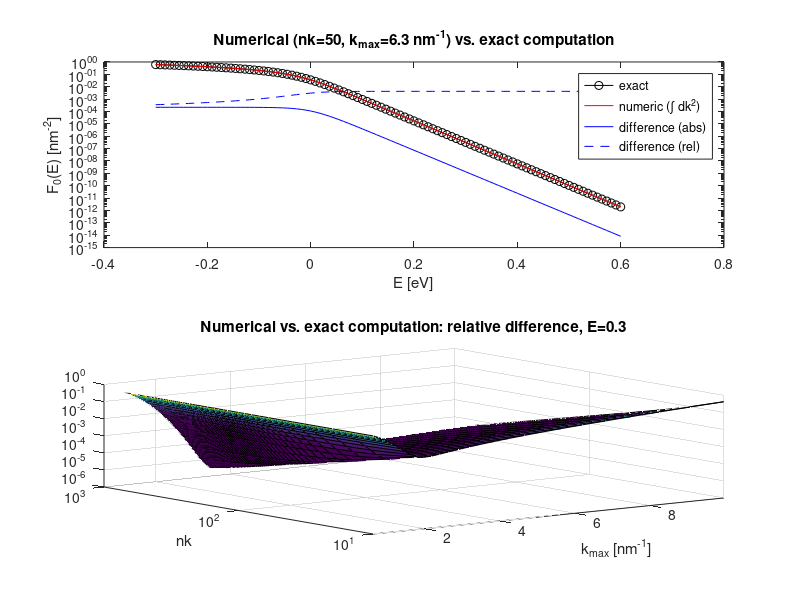

Here is the MATLAB script that generated this plot:
% compare numerical integration, exact result
% 2D parabolic band structure hbar^2 k^2 / 2m

SIhbar = 1.06E-34;       % Planck constant (h/2pi)
SIm0   = 9.1E-31;        % Bare electron mass
SIec   = 1.60E-19;       % Elementary charge

% units: nm - s - eV - ec
hbar = SIhbar / SIec;
m    = SIm0  *1e-18 / SIec; % 1 kg = 1e-18/SIec eV s^2 nm^-2
EF   = 0.0;
kT   = 0.025;

nE = 100;
E = linspace(-0.3,0.6,nE);

nk   = 50;
k_BZ = 2*pi/5e-10 * 1e-9;
kmax = 0.5*k_BZ;
%kmax = 3.0;

% analytical result
F0 = m*kT/(2*pi*hbar^2) * log(1+exp((EF-E)/kT));

% numerical result - 2D k-integration
k = linspace(0,kmax,nk);
numeric = zeros(1,nE);
for i=1:nk
    if i==1
        dk = (k(i+1)-k(i)) / 2;
    else if i==nk
        dk = (k(i)-k(i-1)) / 2;
        else
        dk = (k(i+1)-k(i-1)) / 2;
        end
    end
    dk = 2*pi * k(i) * dk / (4*pi^2);
    Ek = hbar^2*k(i)^2 / (2*m); 
    tmp = 1.0 ./ (1+exp((E + Ek - EF)/kT));
    numeric(1,:)  = numeric(1,:) + tmp *dk;
end
figure(3);
subplot(2,1,1);
semilogy(E,F0,'k-o',E,numeric,'r',E,abs(F0-numeric),'b',E,abs(F0-numeric)./F0,'b--');
legend('exact', 'numeric (\int dk^2)','difference (abs)', 'difference (rel)');
xlabel('E [eV]'); ylabel('F_0(E) [nm^{-2}]');
titlestring = sprintf('Numerical (nk=%.0f, k_{max}=%.1f nm^{-1}) vs. exact computation',nk,kmax);
title(titlestring);



Efix = 0.3;
% dependence on kmax
Nkmax = 30;
kmax_scaling = zeros(Nkmax,1);
scale = 1.1;
kmax_scaling(1) = k_BZ / 20;
for ii=2:Nkmax
    kmax_scaling(ii) = scale * kmax_scaling(ii-1);
end

% dependence on nk
Nnk = 70;
nk_inc = 10;
nk_vals = linspace(10,Nnk*nk_inc,Nnk);

F0 = m*kT/(2*pi*hbar^2) * log(1+exp((EF-Efix)/kT)) * ones(Nkmax,Nnk);

numeric = zeros(Nkmax,Nnk);
for ii=1:Nkmax
    for jj=1:Nnk
        kmax = kmax_scaling(ii);
        nk   = nk_vals(jj);
        
        k = linspace(0,kmax,nk);
        for i=1:nk
            if i==1
                dk = (k(i+1)-k(i)) / 2;
            else if i==nk
                dk = (k(i)-k(i-1)) / 2;
                else
                dk = (k(i+1)-k(i-1)) / 2;
                end
            end
            dk = 2*pi * k(i) * dk / (4*pi^2);
            Ek = hbar^2*k(i)^2 / (2*m); 
            tmp = 1.0 / (1+exp((Efix + Ek - EF)/kT));
            numeric(ii,jj)  = numeric(ii,jj) + tmp *dk;
        end
    end
end
subplot(2,1,2);

h = surf(kmax_scaling,nk_vals,(abs(F0-numeric)./F0)','EdgeColor','k');
titlestring = sprintf('Numerical vs. exact computation: relative difference, E=%.3g',Efix);
title(titlestring);
xlabel('k_{max} [nm^{-1}]');
ylabel('nk'); 
%legend('difference (rel)');
set(get(h,'Parent'),'ZScale','log'); 
%set(get(h,'Parent'),'XScale','log'); 
set(get(h,'Parent'),'YScale','log'); 
xlim([min(kmax_scaling) max(kmax_scaling)]);
